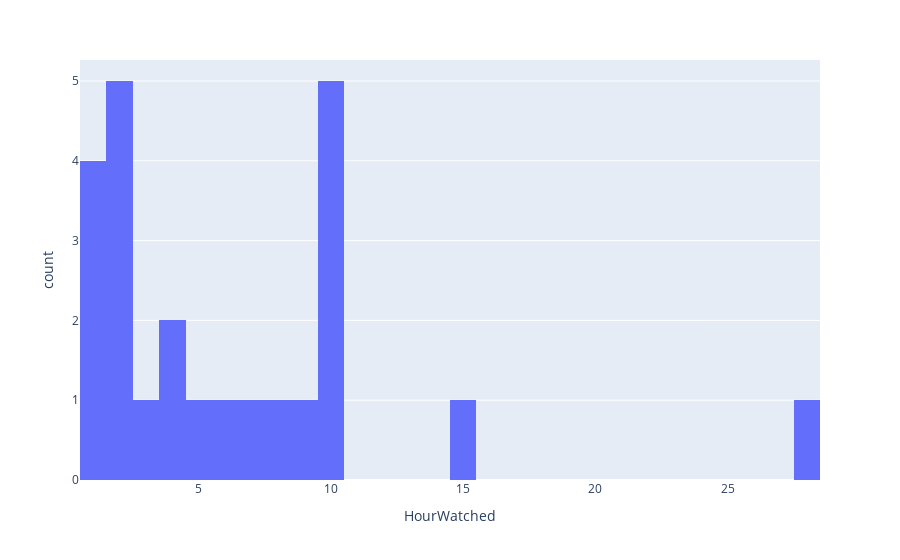

The notebook cell saved with this chart:
### Code cell
hour_watch = df.drop(df[df.HourWatched == 0].index)
fig = px.histogram(hour_watch, x='HourWatched', nbins=30)
fig.show()

### Figure 1 — Plotly figure (JSON) as saved in the notebook; plotly's stock layout.template omitted (floating-point values rounded to 4 significant figures)
{"data": [{"alignmentgroup": "True", "bingroup": "x", "hovertemplate": "HourWatched=%{x}<br>count=%{y}<extra></extra>", "legendgroup": "", "marker": {"color": "#636efa", "pattern": {"shape": ""}}, "name": "", "nbinsx": 30, "offsetgroup": "", "orientation": "v", "showlegend": false, "type": "histogram", "x": [10, 8, 1, 3, 2, 10, 7, 4, 1, 10, 2, 1, 15, 2, 4, 10, 1, 2, 2, 9, 10, 6, 5, 28], "xaxis": "x", "yaxis": "y"}], "layout": {"autosize": true, "barmode": "relative", "legend": {"tracegroupgap": 0}, "margin": {"t": 60}, "xaxis": {"anchor": "y", "autorange": true, "domain": [0, 1], "range": [0.5, 28.5], "title": {"text": "HourWatched"}, "type": "linear"}, "yaxis": {"anchor": "x", "autorange": true, "domain": [0, 1], "range": [0, 5.263], "title": {"text": "count"}}}}
